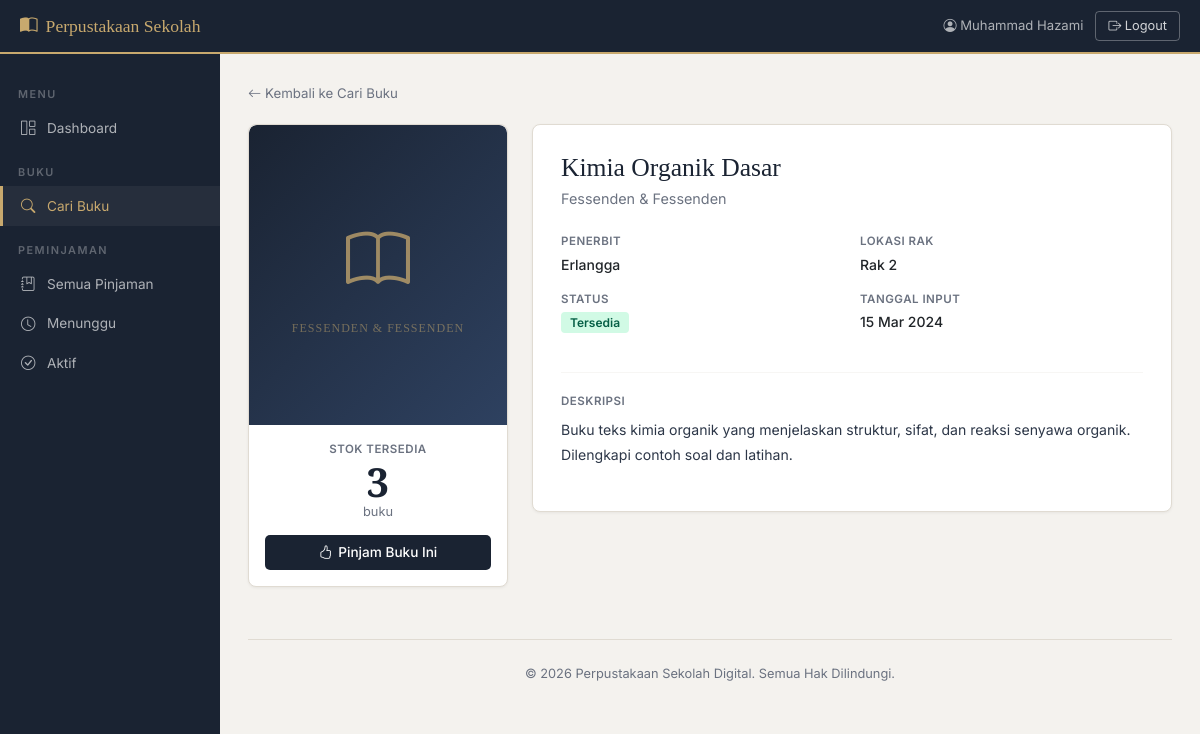
Screenshot of /pages/detail_buku.php?id=8 (signed in) with the database file from the repository.
### tables this page shows
CREATE TABLE `buku` (
  `id_buku` int(15) NOT NULL AUTO_INCREMENT,
  `judul` varchar(255) NOT NULL,
  `pengarang` varchar(255) NOT NULL,
  `penerbit` varchar(255) NOT NULL,
  `deskripsi` longtext NOT NULL,
  `gambar_buku` varchar(500) DEFAULT NULL,
  `jumlah_buku` int(100) NOT NULL DEFAULT 1,
  `rak_buku` enum('rak_1','rak_2','rak_3') NOT NULL DEFAULT 'rak_1',
  `status` enum('di_pinjam','tidak_dipinjam') NOT NULL DEFAULT 'tidak_dipinjam',
  `tanggal` date NOT NULL,
  `created_at` timestamp DEFAULT CURRENT_TIMESTAMP,
  PRIMARY KEY (`id_buku`)
);

### pages/detail_buku.php (the view, shortened to what this page needs)
<?php
require '../config/database.php';
require '../includes/header.php';
$book_id = intval($_GET['id']);
$book = $conn->query("SELECT * FROM buku WHERE id_buku=$book_id")->fetch_assoc();
$user_id = $_SESSION['user_id'];
$aktif   = $conn->query("SELECT id_peminjaman FROM peminjaman WHERE id_buku=$book_id AND id_user=$user_id AND status IN ('pending','approved')")->num_rows;
?>
<div style="margin-bottom:20px;">
  <a href="cari_buku.php" style="color:var(--muted);text-decoration:none;font-size:.83rem;">
    <i class="bi bi-arrow-left"></i> Kembali ke Cari Buku
  </a>
</div>
<div style="display:grid;grid-template-columns:260px 1fr;gap:24px;align-items:start;">
  <div>
    <div class="card" style="overflow:hidden;margin-bottom:12px;">
      <div class="book-cover" style="height:300px;">
        <?php if (!empty($book['gambar_buku']) && file_exists('../uploads/books/'.$book['gambar_buku'])): ?>
          <img src="../uploads/books/<?php echo htmlspecialchars($book['gambar_buku']); ?>" alt="">
        <?php else: ?>
          <div class="book-cover-inner">
            <i class="bi bi-book" style="font-size:4rem;"></i>
            <span style="font-size:.75rem;margin-top:10px;"><?php echo htmlspecialchars($book['pengarang']); ?></span>
          </div>
        <?php endif; ?>
      </div>
      <div style="padding:16px;text-align:center;">
        <div style="font-size:.72rem;color:var(--muted);letter-spacing:.5px;font-weight:600;margin-bottom:4px;">STOK TERSEDIA</div>
        <div style="font-family:'Playfair Display',serif;font-size:2.5rem;font-weight:700;color:var(--primary);line-height:1;"><?php echo $book['jumlah_buku']; ?></div>
        <div style="font-size:.8rem;color:var(--muted);margin-bottom:14px;">buku</div>
        <?php if ($aktif > 0): ?>
          <div class="alert-warn" style="font-size:.8rem;padding:8px 12px;">Anda sudah punya pinjaman aktif untuk buku ini.</div>
        <?php elseif ($book['jumlah_buku'] <= 0): ?>
          <div class="alert-err" style="font-size:.8rem;padding:8px 12px;">Stok habis, tidak bisa dipinjam.</div>
        <?php else: ?>
          <a href="pinjam_buku.php?id=<?php echo $book['id_buku']; ?>" class="btn-main" style="width:100%;justify-content:center;">
            <i class="bi bi-hand-thumbs-up"></i> Pinjam Buku Ini
          </a>
        <?php endif; ?>
      </div>
    </div>
  </div>
  <div class="card" style="padding:28px;">
    <h1 style="font-family:'Playfair Display',serif;font-size:1.6rem;color:var(--primary);margin-bottom:4px;"><?php echo htmlspecialchars($book['judul']); ?></h1>
    <p style="color:var(--muted);font-size:.9rem;margin-bottom:24px;"><?php echo htmlspecialchars($book['pengarang']); ?></p>
    <div style="display:grid;grid-template-columns:1fr 1fr;gap:16px;margin-bottom:24px;">
      <div>
        <div style="font-size:.72rem;color:var(--muted);letter-spacing:.5px;font-weight:600;margin-bottom:3px;">PENERBIT</div>
        <div style="font-weight:500;"><?php echo htmlspecialchars($book['penerbit']); ?></div>
      </div>
      <div>
        <div style="font-size:.72rem;color:var(--muted);letter-spacing:.5px;font-weight:600;margin-bottom:3px;">LOKASI RAK</div>
        <div style="font-weight:500;"><?php echo str_replace('_',' ',ucfirst($book['rak_buku'])); ?></div>
      </div>
      <div>
        <div style="font-size:.72rem;color:var(--muted);letter-spacing:.5px;font-weight:600;margin-bottom:3px;">STATUS</div>
        <span class="<?php echo $book['status']==='di_pinjam'?'badge-borrowed':'badge-available'; ?>">
          <?php echo $book['status']==='di_pinjam'?'Sedang Dipinjam':'Tersedia'; ?>
        </span>
      </div>
      <div>
        <div style="font-size:.72rem;color:var(--muted);letter-spacing:.5px;font-weight:600;margin-bottom:3px;">TANGGAL INPUT</div>
        <div style="font-weight:500;"><?php echo date('d M Y', strtotime($book['tanggal'])); ?></div>
      </div>
    </div>
    <hr style="border:none;border-top:1px solid var(--border);margin-bottom:20px;">
    <div style="font-size:.72rem;color:var(--muted);letter-spacing:.5px;font-weight:600;margin-bottom:8px;">DESKRIPSI</div>
    <p style="line-height:1.75;color:var(--text);font-size:.88rem;"><?php echo nl2br(htmlspecialchars($book['deskripsi'])); ?></p>
  </div>
</div>
<?php require '../includes/footer.php'; ?>

### includes/header.php (style rules this page uses)
:root { --primary:#1a2332; --accent:#c8a96e; --accent-light:#e8d5b0; --bg:#f4f2ee; --border:#e0dbd2; --text:#2d3748; --muted:#6b7280; --sidebar-w:220px; }
* { box-sizing:border-box;margin:0;padding:0; }
body { font-family:'Inter',sans-serif;background:var(--bg);color:var(--text);font-size:14px; }
.card { background:#fff;border:1px solid var(--border); border-radius:8px;box-shadow:0 1px 3px rgba(0,0,0,.06); transition:transform .18s,box-shadow .18s; }
.book-cover { height:190px; background:linear-gradient(135deg,var(--primary) 0%,#2e4160 100%); border-radius:8px 8px 0 0; display:flex;align-items:center;justify-content:center; overflow:hidden;position:relative; }
.book-cover-inner { display:flex;flex-direction:column;align-items:center; color:var(--accent);text-align:center;padding:10px; }
.book-cover-inner i { font-size:3rem;opacity:.75; }
.book-cover-inner span { font-family:'Playfair Display',serif; font-size:.65rem;color:rgba(200,169,110,.5); margin-top:6px;letter-spacing:1px;text-transform:uppercase; }
.badge-available { background:#d1fae5;color:#065f46;padding:3px 9px;border-radius:4px;font-size:.75rem;font-weight:600; }
.btn-main { background:var(--primary);color:#fff;border:none;border-radius:5px;padding:7px 16px;font-size:.85rem;font-weight:500;cursor:pointer;text-decoration:none;display:inline-flex;align-items:center;gap:6px;transition:.15s; }

### rows the page displays
buku: pengarang "FESSENDEN & FESSENDEN", jumlah_buku "3", judul "Kimia Organik Dasar", pengarang "Fessenden & Fessenden", penerbit "Erlangga", rak_buku "Rak 2", tanggal "15 Mar 2024", deskripsi "Buku teks kimia organik yang menjelaskan struktur, sifat, dan reaksi senyawa organik. Dilengkapi contoh soal dan latihan."

### other values shown
$user_name "Muhammad Hazami"
